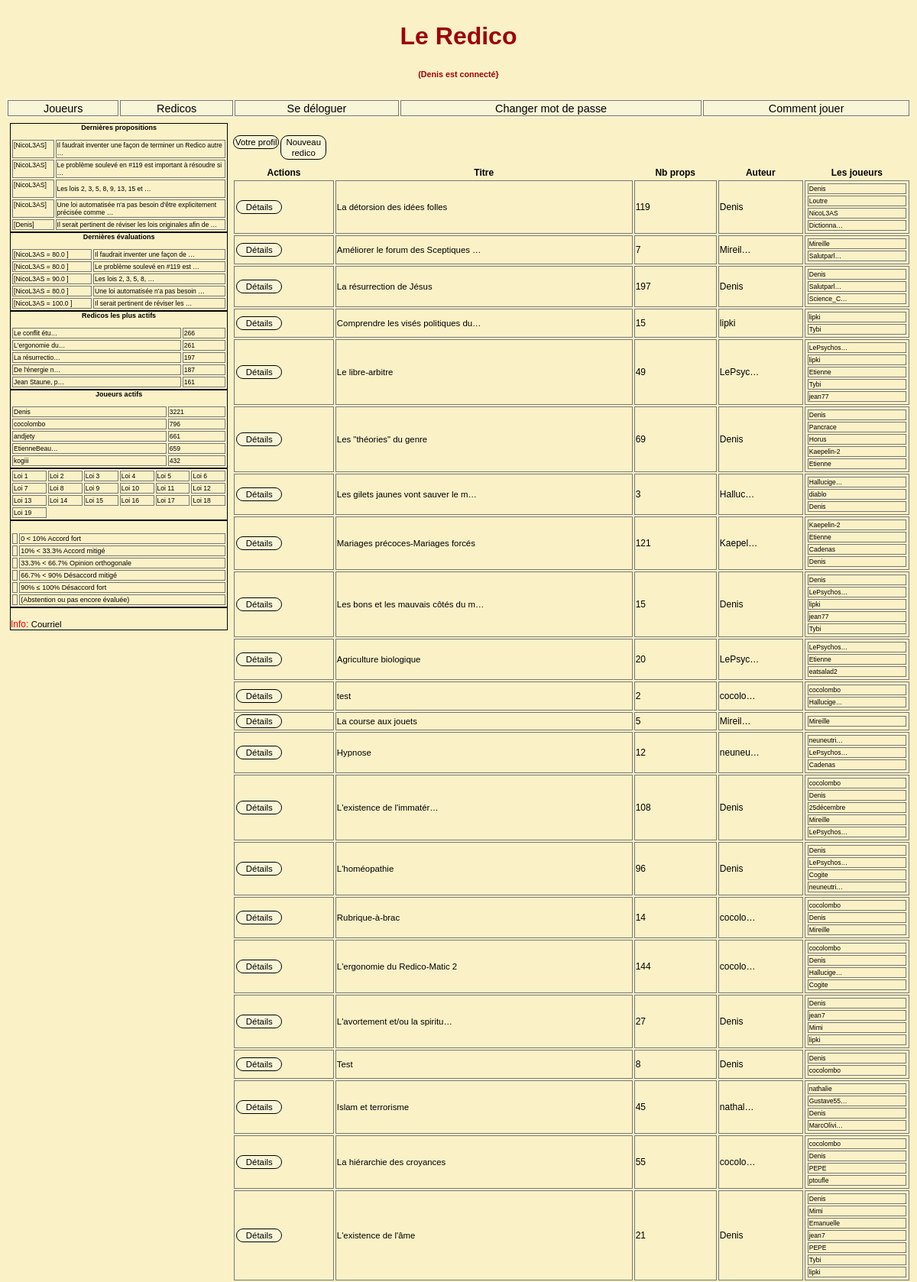
Screenshot of / (signed in, upper part) with the database file from the repository.
### redicos/models.py (models this page shows, shortened)
class Redico(models.Model):
    titre = models.TextField(unique=True)
    createur = models.ForeignKey(User, editable=False, on_delete=models.CASCADE, related_name='Redico_createur')
    debut = models.DateTimeField(auto_now_add=True)
    actif = models.BooleanField(default=True, editable=True)
    def participants_noms_ids(self):
        noms_ids = list(Proposition.objects.filter(redico=self.id).values(nom_=F('auteur__username'),id_=F('auteur__id')).distinct())
        return noms_ids
    def les_props(self):
        props = Proposition.objects.filter(redico=self.id).order_by('-sequence')
        return props
    def nb_props(self):
        return len(self.les_props())

### redicos/views.py (the view)
# urls.py: re_path('^$',       redicos_views.index),
def index(request):
    print('redico.index')
    reds = Redico.objects.filter(actif=True).order_by('-id')
    c = {'reds': reds,
         'show_add_redico': True,
         'show_profil': True,
         'show_stats': True,
         }
    return render(request, "redicos/index.html", c)

### redicos/context_processors.py (called while the page is built)
def redicos_importants(request):
    redicos_importants = Proposition.objects.all().values('redico__id', 'redico__titre').annotate(cnt=Count('redico')).order_by('-cnt')[:nb_Items]
    return { 'redicos_importants': redicos_importants, }

def redicos_dynamiques(request):
    redicos_dynamiques = Proposition.objects.all().values('redico__id', 'redico__titre').annotate(cnt=Count('redico')).order_by('-cnt')[:nb_Items]
    return {'redicos_dynamiques': redicos_dynamiques, }

def dern_props(request):
    dernieres_props = Proposition.objects.all().values('texte', 'redico__id', 'sequence', 'auteur__id', 'auteur__username').order_by('-id')[:nb_Items]
    return {'dern_props': dernieres_props, }

def dern_evals(request):
    dernieres_evals = Evaluation.objects.all().values('proposition__sequence',
                                                      'proposition__redico__id',
                                                      'proposition__texte',
                                                      'joueur__username',
                                                      'eval').order_by('-id')[:nb_Items]
    return {'dern_evals': dernieres_evals, }

def joueurs_actifs(request):
    joueurs_actifs = Evaluation.objects.all().values('joueur__username', 'joueur__id').annotate(cnt=Count('joueur')).order_by('-cnt')[:nb_Items]
    return {'joueurs_actifs': joueurs_actifs,}

### redicos/templatetags/evaluations_tags.py (called while the page is built)
@register.simple_tag(takes_context=True)
def peut_voir_son_profil(context):
    request = context['request']
    joueur = request.user
    html = mark_safe(f""" <div> <button class='btn-action'>
                             <i class="fas fa-eye""></i>
                                <a href="/joueur/{ joueur.id }">
                                Votre profil
                                </a></button> </div> """)
    return html

@register.simple_tag(takes_context=True)
def peut_demarrer_redico(context):
    html = mark_safe(f""" <div> <button class='btn-action'>
                                 <i class="fa fa-plus-square""></i>
                                    <a href="/redico/ajout">
                                    Nouveau redico  </a></button> </div> """)
    return html

### redicos/templatetags/gb_filters.py (called while the page is built)
@register.filter(name='abstention')
@stringfilter
def abstention(value):
    try:
        if float(value.replace(',','.')) < 0:
            return 'abs'
        else:
            return u"%s\n" % (value)
    except:
        return u"%s\n" % (value)

### templates/redicos/index.html (shortened to what this page needs)
{% extends "base.html" %}
{% load evaluations_tags %}
{% load i18n %}
{% block index-detail %}
    <div class="div-index-detail">
        <table class="redico-index">
            <thead>
                <caption>
                    <div class="div-wrapper">
                        {% if user.is_authenticated %}
                            {% peut_voir_son_profil %}
                        {% endif %}
                            {% peut_demarrer_redico %}
                    </div>
                </caption>
                <th>Actions</th>
                <th>Titre</th>
                <th>Nb props</th>
                <th>Auteur</th>
                <th>Les joueurs</th>
            </thead>
    <tbody>
        {% for red in reds %}
        <tr>
            <td class="editerYN">
                <div>
                        {% detail_du_redico %}
                 </div>
            </td>
            <td>
                <a href="{% url 'redico-detail' red.id  %}"> {{ red.titre|urlize|truncatechars:35 }} </a>
                <td>{{ red.nb_props }}</td>
                <td>{{ red.createur|truncatechars:7 }}</td>
                <td>
                    {% with infos=red.participants_noms_ids %}
                        {% if infos %}
                            <table class="lesjoueursdansindex">
                                {% for info in infos %}
                                    <tr>
                                        <td><a href="/joueur/{{ info.id_}}/"> {{ info.nom_|truncatechars:10  }}  </a></td>
                                    </tr>
                                {% endfor %}
                             </table>
                        {% else %}
                            -
                        {% endif %}
                    {% endwith %}
                </td>
        </tr>
        {% endfor %}
    </tbody>
</table>
</div>
{% endblock index-detail %}

### templates/base.html (shortened to what this page needs)
{% load static %}
<!DOCTYPE html>
<html lang="fr">
<head>
    <link rel="stylesheet" type="text/css" href="{% static 'redico4.css' %}"/>
</head>
<body>
    <div class="grille-de-fond">
        {% block header %}
            {%  if user.is_authenticated %}
            <div class="div-header"><h1>Le Redico <h6>({{ user }} est connecté}</h6></h1></div>
            {% else %}
            <div class="div-header"><h1>Le Redico <h6>(Vous n'êtes pas connecté}</h6></h1></div>
            {% endif %}
        {% endblock %}
        {% block navigation %}
            {% include 'navigation.html' %}
        {% endblock %}
            <div class="div-colonne-gauche">
                {% block colonne-gauche %}
                    {% block dern-props %}              {% include 'dernieres-propositions.html' %} {% endblock %}
                    {% block dern-evals %}              {% include 'dernieres-evaluations.html' %}  {% endblock %}
                    {% block redicos-actifs %}          {% include 'redicos-actifs.html' %}         {% endblock %}
                    {% block joueurs-actifs %}          {% include 'joueurs-actifs.html' %}         {% endblock %}
                    {% block les-lois %}                {% include 'les-lois.html' %}               {% endblock %}
                    {% block les-codes %}               {% include 'les-codes.html' %}              {% endblock %}
                    {% block footer %}                  {% include 'footer.html'    %}              {% endblock %}
                {% endblock %}
            </div>
         {% block index-detail %}{% endblock %}
</div>
</body>
</html>

### templates/joueurs-actifs.html
{% block joueurs-actifs %}
    <div class="div-joueurs-actifs">
        <table width="80%">
            <caption>Joueurs actifs<p></p></caption>
                <tbody>
                    {% for j in joueurs_actifs %}
                        <tr>
                            <td><a href="/joueur/{{ j.joueur__id }}/"> {{ j.joueur__username|truncatechars:12 }}
                            <td><a href="/joueur/{{ j.joueur__id }}/">{{ j.cnt }}</a></td>
                        </tr>
                    {% endfor %}
                </tbody>
        </table>
    </div>
{% endblock joueurs-actifs %}

### css/redico4.css (style rules this page uses)
body { font-family: Arial; background-color: #fbf1c7; }
.grille-de-fond { display: grid; grid-template-columns: repeat(12, 1fr); grid-template-rows: min-content 1fr; grid-column-gap: 1px; grid-row-gap: 1px; color: #d0cece; border: solid 0px #2a2929; }
.div-header { grid-area: 1 / 1 / 2 / -1; }
.div-header { color: #9d0006; border: solid 0 red; text-align: center; }
.navigation a, a:link, a:visited, a:focus, a:active { color: black; text-decoration:none; cursor: pointer;font-size: 0.95em; }
.div-colonne-gauche { grid-area: 4 / 1 / 11 / 4; }
.div-colonne-gauche { border: solid 0 #fbe32b; background-color: #fbf1c7; color: red; font-size: 0.75em; border-radius: 5px; padding: 5px; }
.div-joueurs-actifs { grid-column: 1; grid-row: 5; border: 1px solid black; }
.div-colonne-gauche caption { color: black; font-weight: bold; }
.div-index-detail { grid-area: 4 / 4 / 11 / -1; }
.div-index-detail caption { color: black; }
table { font-size: 0.75em; color: black; border: solid 0px #6f6e71; margin-left: auto; margin-right: auto; width: 100%; }
table td { border: solid 1px #787777; }
table caption { color: wheat; }
table caption .div-wrapper { display: flex; border: solid 0px red; margin-top: 20px; width: 100%; height: 40px; }
table .div-wrapper { text-align: center; }
div .btn-action { background-color: #f9f5d7; border: solid black 1px; color: red; padding: 1px 1px; width: 60px; text-align: center; text-decoration: none; display: inline-block; font-size: 12px; margin: 1px 1px; cursor: pointer; border-radius:10px; }

### rows the page displays
Redico: id "Détails", titre "La détorsion des idées folles", nb_props "119", createur "Denis", nom_ "Denis" "Loutre" "NicoL3AS" "Dictionna…"
Redico: id "Détails", titre "Améliorer le forum des Sceptiques …", nb_props "7", createur "Mireil…", nom_ "Mireille" "Salutparl…"
Redico: id "Détails", titre "La résurrection de Jésus", nb_props "197", createur "Denis", nom_ "Denis" "Salutparl…" "Science_C…"
Redico: id "Détails", titre "Comprendre les visés politiques du…", nb_props "15", createur "lipki", nom_ "lipki" "Tybi"
Redico: id "Détails", titre "Le libre-arbitre", nb_props "49", createur "LePsyc…", nom_ "LePsychos…" "lipki" "Etienne" "Tybi" "jean77"
Redico: id "Détails", titre "Les \"théories\" du genre", nb_props "69", createur "Denis", nom_ "Denis" "Pancrace" "Horus" "Kaepelin-2" "Etienne"
Redico: id "Détails", titre "Les gilets jaunes vont sauver le m…", nb_props "3", createur "Halluc…", nom_ "Hallucige…" "diablo" "Denis"
Redico: id "Détails", titre "Mariages précoces-Mariages forcés", nb_props "121", createur "Kaepel…", nom_ "Kaepelin-2" "Etienne" "Cadenas" "Denis"
Redico: id "Détails", titre "Les bons et les mauvais côtés du m…", nb_props "15", createur "Denis", nom_ "Denis" "LePsychos…" "lipki" "jean77" "Tybi"
Redico: id "Détails", titre "Agriculture biologique", nb_props "20", createur "LePsyc…", nom_ "LePsychos…" "Etienne" "eatsalad2"
Redico: id "Détails", titre "test", nb_props "2", createur "cocolo…", nom_ "cocolombo" "Hallucige…"
Redico: id "Détails", titre "La course aux jouets", nb_props "5", createur "Mireil…", nom_ "Mireille"
Redico: id "Détails", titre "Hypnose", nb_props "12", createur "neuneu…", nom_ "neuneutri…" "LePsychos…" "Cadenas"
Redico: id "Détails", titre "L'existence de l'immatér…", nb_props "108", createur "Denis", nom_ "cocolombo" "Denis" "25décembre" "Mireille" "LePsychos…"
Redico: id "Détails", titre "L'homéopathie", nb_props "96", createur "Denis", nom_ "Denis" "LePsychos…" "Cogite" "neuneutri…"
Redico: id "Détails", titre "Rubrique-à-brac", nb_props "14", createur "cocolo…", nom_ "cocolombo" "Denis" "Mireille"
Redico: id "Détails", titre "L'ergonomie du Redico-Matic 2", nb_props "144", createur "cocolo…", nom_ "cocolombo" "Denis" "Hallucige…" "Cogite"
Redico: id "Détails", titre "L'avortement et/ou la spiritu…", nb_props "27", createur "Denis", nom_ "Denis" "jean7" "Mimi" "lipki"
Redico: id "Détails", titre "Test", nb_props "8", createur "Denis", nom_ "Denis" "cocolombo"
Redico: id "Détails", titre "Islam et terrorisme", nb_props "45", createur "nathal…", nom_ "nathalie" "Gustave55…" "Denis" "MarcOlivi…"
Redico: id "Détails", titre "La hiérarchie des croyances", nb_props "55", createur "cocolo…", nom_ "cocolombo" "Denis" "PEPE" "ptoufle"
Redico: id "Détails", titre "L'existence de l'âme", nb_props "21", createur "Denis", nom_ "Denis" "Mimi" "Emanuelle" "jean7" "PEPE" "Tybi" "lipki"

### other values shown
{{ user }} "Denis"
{{ p.auteur__username|slice:":12" }} "NicoL3AS" "NicoL3AS" "NicoL3AS" "NicoL3AS" "Denis"
{{ p.texte|truncatewords:10|safe|urlize }} "Il faudrait inventer une façon de terminer un Redico autre …" "Le problème soulevé en #119 est important à résoudre si …" "Les lois 2, 3, 5, 8, 9, 13, 15 et …" "Une loi automatisée n'a pas besoin d'être explicitement précisée comme …" "Il serait pertinent de réviser les lois originales afin de …"
{{ e.joueur__username|slice:":12" }} "NicoL3AS" "NicoL3AS" "NicoL3AS" "NicoL3AS" "NicoL3AS"
{{ e.eval|abstention }} "80.0" "80.0" "90.0" "80.0" "100.0"
{{ e.proposition__texte|truncatewords:6|safe|urlize }} "Il faudrait inventer une façon de …" "Le problème soulevé en #119 est …" "Les lois 2, 3, 5, 8, …" "Une loi automatisée n'a pas besoin …" "Il serait pertinent de réviser les …"
{{ r.redico__titre|truncatechars:15 }} "Le conflit étu…" "L'ergonomie du…" "La résurrectio…" "De l'énergie n…" "Jean Staune, p…"
{{ r.cnt }} "266" "261" "197" "187" "161"
{{ j.joueur__username|truncatechars:12 }} "Denis"
{{ j.cnt }} "3221"
{{ j.joueur__username|truncatechars:12 }} "cocolombo"
{{ j.cnt }} "796"
{{ j.joueur__username|truncatechars:12 }} "andjety" "EtienneBeau…"
{{ j.cnt }} "661" "659"
{{ j.joueur__username|truncatechars:12 }} "kogiii"
